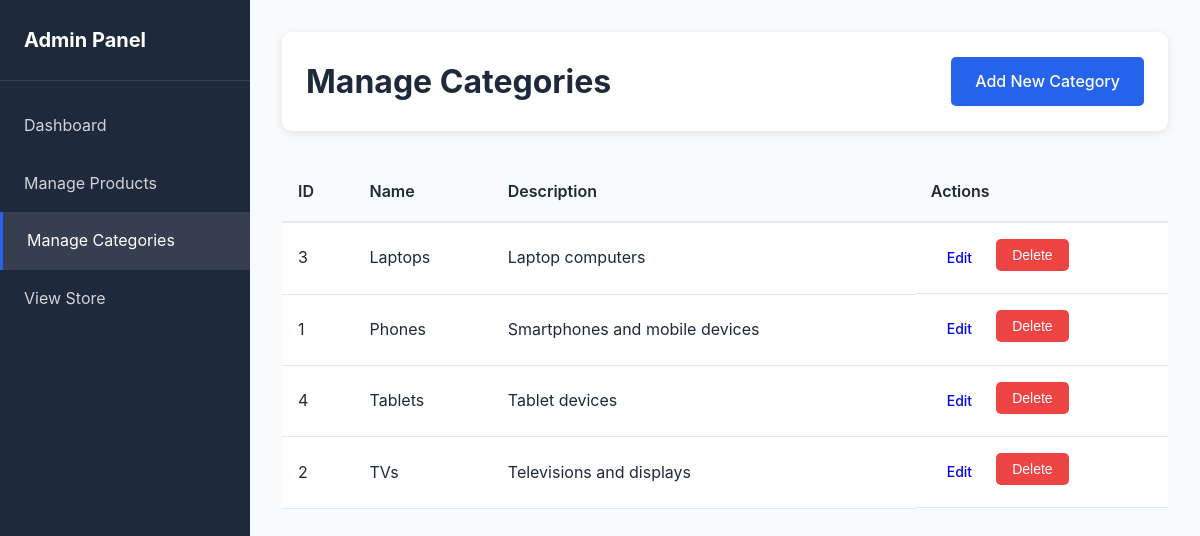
/categories.php, run on the app's committed database.
### tables this page shows
CREATE TABLE IF NOT EXISTS categories (
    id INT AUTO_INCREMENT PRIMARY KEY,
    name VARCHAR(100) NOT NULL,
    description TEXT,
    created_at TIMESTAMP DEFAULT CURRENT_TIMESTAMP
);

### includes/functions.php (called while the page is built, shortened)
<?php
function getAllCategories() {
    $pdo = getDBConnection();
    $stmt = $pdo->query("SELECT * FROM categories ORDER BY name");
    return $stmt->fetchAll();
}
?>

### categories.php (the view, shortened to what this page needs)
<?php
require_once '../includes/functions.php';
$action = $_GET['action'] ?? 'list';
$category = null;
$categories = getAllCategories();
?>
<!DOCTYPE html>
<html lang="en">
<head>
    <link rel="stylesheet" href="../assets/css/style.css">
    <link rel="stylesheet" href="../assets/css/admin.css">
</head>
<body>
    <div class="admin-wrapper">
        <aside class="admin-sidebar">
            <div class="sidebar-header">
                <h2>Admin Panel</h2>
            </div>
            <nav class="admin-nav">
                <ul>
                    <li><a href="index.php">Dashboard</a></li>
                    <li><a href="products.php">Manage Products</a></li>
                    <li><a href="categories.php" class="active">Manage Categories</a></li>
                    <li><a href="../index.php">View Store</a></li>
                </ul>
            </nav>
        </aside>
        <main class="admin-content">
            <header class="admin-header">
                <h1>Manage Categories</h1>
                <a href="categories.php?action=create" class="btn btn-primary">Add New Category</a>
            </header>
            <?php if ($action === 'create' || $action === 'edit'): ?>
            <div class="form-container">
                <h2><?php echo $action === 'create' ? 'Create New Category' : 'Edit Category'; ?></h2>
                <form method="POST" class="crud-form">
                    <input type="hidden" name="action" value="<?php echo $action; ?>">
                    <?php if ($action === 'edit'): ?>
                    <input type="hidden" name="id" value="<?php echo $category['id']; ?>">
                    <?php endif; ?>
                    <div class="form-group">
                        <label for="name">Category Name *</label>
                        <input type="text" id="name" name="name" required
                               value="<?php echo htmlspecialchars($category['name'] ?? ''); ?>">
                    </div>
                    <div class="form-group">
                        <label for="description">Description</label>
                        <textarea id="description" name="description" rows="4"><?php echo htmlspecialchars($category['description'] ?? ''); ?></textarea>
                    </div>
                    <div class="form-actions">
                        <button type="submit" class="btn btn-primary">
                            <?php echo $action === 'create' ? 'Create Category' : 'Update Category'; ?>
                        </button>
                        <a href="categories.php" class="btn btn-secondary">Cancel</a>
                    </div>
                </form>
            </div>
            <?php else: ?>
            <div class="table-container">
                <table class="data-table">
                    <thead>
                        <tr>
                            <th>ID</th>
                            <th>Name</th>
                            <th>Description</th>
                            <th>Actions</th>
                        </tr>
                    </thead>
                    <tbody>
                        <?php
                        if (empty($categories)) {
                            echo "<tr><td colspan='4' class='text-center'>No categories found.</td></tr>";
                        } else {
                            foreach ($categories as $cat) {
                                echo "<tr>";
                                echo "<td>{$cat['id']}</td>";
                                echo "<td>" . htmlspecialchars($cat['name']) . "</td>";
                                echo "<td>" . htmlspecialchars($cat['description'] ?? '') . "</td>";
                                echo "<td class='action-buttons'>";
                                echo "<a href='categories.php?action=edit&id={$cat['id']}' class='btn btn-small'>Edit</a> ";
                                echo "<form method='POST' style='display:inline;' onsubmit='return confirm(\"Are you sure? This will delete all products in this category.\");'>";
                                echo "<button type='submit' class='btn btn-small btn-danger'>Delete</button>";
                                echo "</form>";
                                echo "</td>";
                                echo "</tr>";
                            }
                        }
                        ?>
                    </tbody>
                </table>
            </div>
            <?php endif; ?>
        </main>
    </div>
</body>
</html>

### assets/css/style.css (style rules this page uses)
* { margin: 0; padding: 0; box-sizing: border-box; }
:root { --primary-color: #2563eb; --secondary-color: #64748b; --success-color: #10b981; --danger-color: #ef4444; --warning-color: #f59e0b; --dark-color: #1e293b; --light-color: #f8fafc; --border-color: #e2e8f0; }
body { font-family: -apple-system, BlinkMacSystemFont, 'Segoe UI', Roboto, Oxygen, Ubuntu, Cantarell, sans-serif; line-height: 1.6; color: var(--dark-color); background-color: var(--light-color); }
.btn { display: inline-block; padding: 0.75rem 1.5rem; border: none; border-radius: 5px; text-decoration: none; font-weight: 500; cursor: pointer; transition: all 0.3s; text-align: center; }
.btn-primary { background: var(--primary-color); color: white; }

### assets/css/admin.css (style rules this page uses)
.admin-wrapper { display: flex; min-height: 100vh; background: var(--light-color); }
.admin-sidebar { width: 250px; background: var(--dark-color); color: white; position: fixed; height: 100vh; overflow-y: auto; }
.sidebar-header { padding: 1.5rem; border-bottom: 1px solid rgba(255,255,255,0.1); }
.sidebar-header h2 { font-size: 1.25rem; }
.admin-nav ul { list-style: none; padding: 1rem 0; }
.admin-nav li { margin: 0; }
.admin-nav a { display: block; padding: 1rem 1.5rem; color: rgba(255,255,255,0.8); text-decoration: none; transition: all 0.3s; }
.admin-nav a:hover, .admin-nav a.active { background: rgba(255,255,255,0.1); color: white; border-left: 3px solid var(--primary-color); }
.admin-content { flex: 1; margin-left: 250px; padding: 2rem; }
.admin-header { display: flex; justify-content: space-between; align-items: center; margin-bottom: 2rem; background: white; padding: 1.5rem; border-radius: 10px; box-shadow: 0 2px 8px rgba(0,0,0,0.1); }
.admin-header h1 { font-size: 2rem; color: var(--dark-color); }
.table-container { overflow-x: auto; }
.data-table { width: 100%; border-collapse: collapse; background: white; }
.data-table thead { background: var(--light-color); }
.data-table th { padding: 1rem; text-align: left; font-weight: 600; color: var(--dark-color); border-bottom: 2px solid var(--border-color); }
.data-table td { padding: 1rem; border-bottom: 1px solid var(--border-color); }
.action-buttons { display: flex; gap: 0.5rem; }
.btn-small { padding: 0.5rem 1rem; font-size: 0.875rem; }
.btn-danger { background: var(--danger-color); color: white; }

### data on the page
categories: id "3", name "Laptops", description "Laptop computers"
categories: id "1", name "Phones", description "Smartphones and mobile devices"
categories: id "4", name "Tablets", description "Tablet devices"
categories: id "2", name "TVs", description "Televisions and displays"
